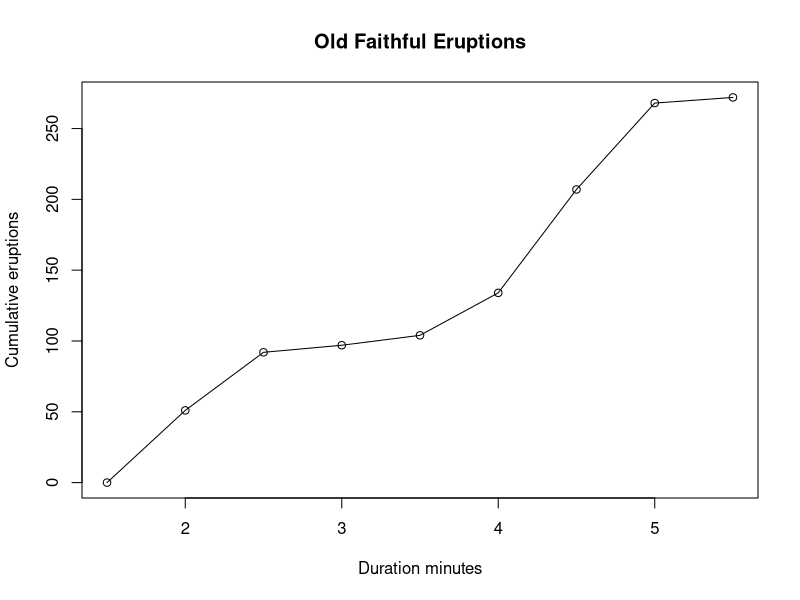

Write the R code that produced this figure.

library(MASS)

duration <- faithful$eruptions 
breaks <- seq(1.5, 5.5, by=0.5) 
duration.cut <- cut(duration, breaks, right=FALSE) 
duration.freq <- table(duration.cut)

cumfreq0 = c(0, cumsum(duration.freq))

plot(breaks, cumfreq0, main="Old Faithful Eruptions", xlab="Duration minutes", ylab="Cumulative eruptions")
lines(breaks, cumfreq0)

